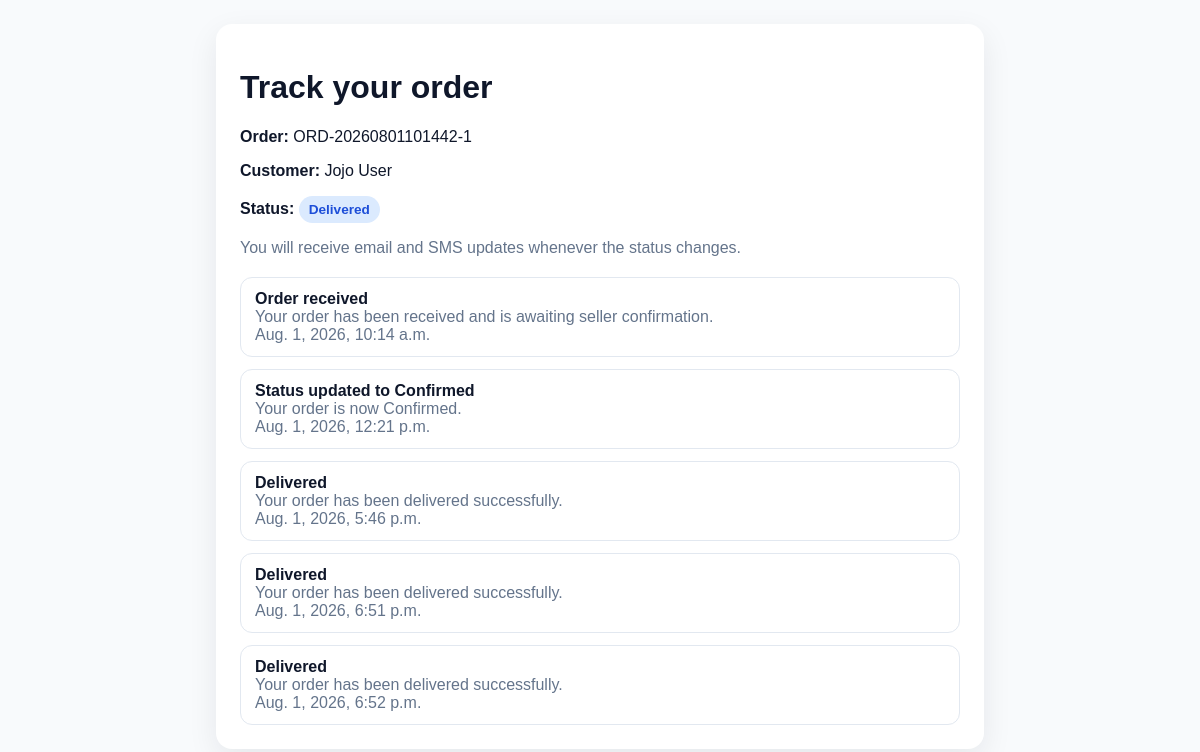
Page /track/ORD-20260801101442-1/ on the earlier database version.
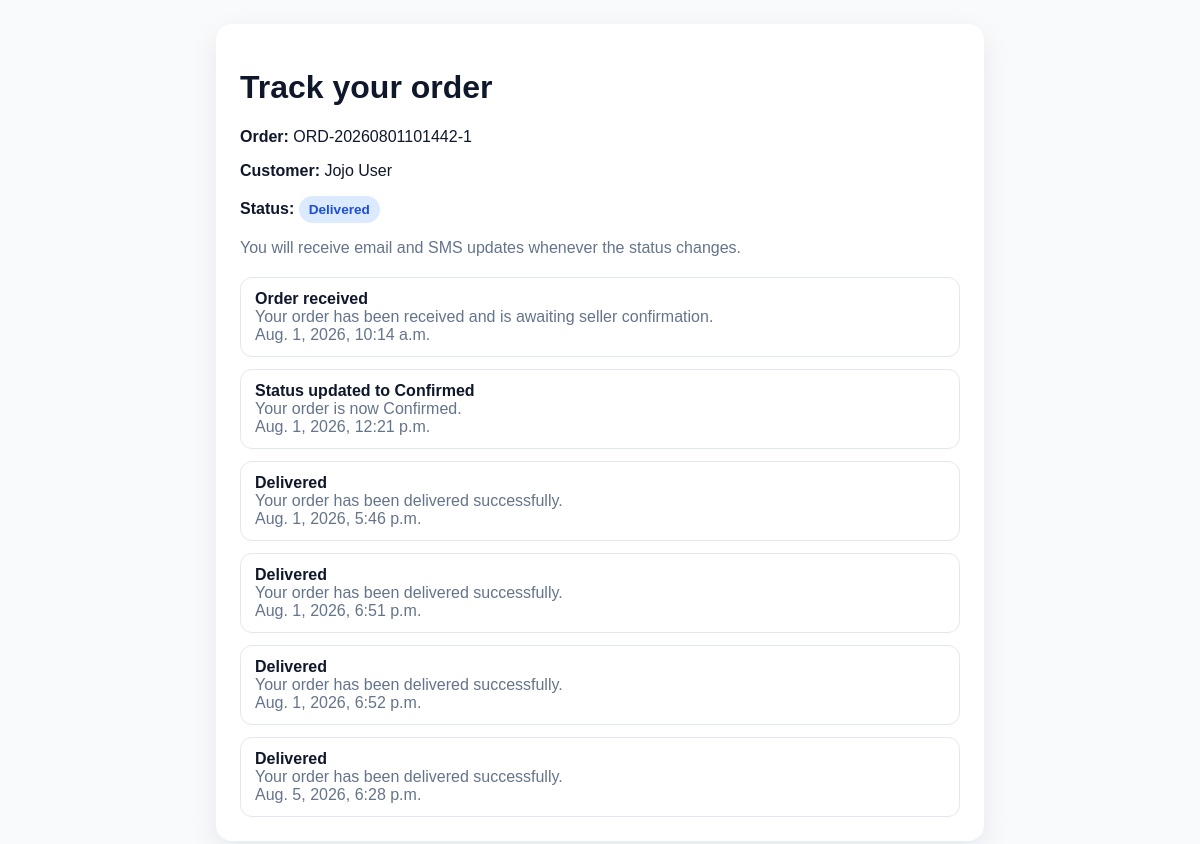
Same page on the later database version.
### store/models.py (models this page shows, shortened)
class OrderStatusHistory(models.Model):
    order = models.ForeignKey(Order, on_delete=models.CASCADE, related_name='status_history')
    status = models.CharField(max_length=25, choices=Order.ORDER_STATUS_CHOICES, default='Processing')
    title = models.CharField(max_length=100, blank=True, null=True)
    detail = models.TextField(blank=True, null=True)
    created_at = models.DateTimeField(auto_now_add=True)
    updated_at = models.DateTimeField(auto_now=True)
    class Meta:
        db_table = 'order_status_history'
        ordering = ['created_at']

### store/views.py (the view)
# urls.py: path('track/<str:order_number>/', views.order_tracking_page, name='order_tracking'),
def order_tracking_page(request, order_number):
    order = Order.objects.select_related('customer__user').filter(order_number=order_number).first()
    if not order:
        return render(request, 'order_tracking.html', {'order': None, 'not_found': True}, status=404)
    history = order.status_history.all()
    return render(request, 'order_tracking.html', {
        'order': order,
        'customer': order.customer.user,
        'history': history,
        'tracking_url': _build_tracking_url(order),
        'not_found': False,
    })

### store/views.py (called while the page is built)
def _build_tracking_url(order):
    base_url = (getattr(settings, 'ORDER_TRACKING_BASE_URL', '') or getattr(settings, 'TRACKING_BASE_URL', '') or '').strip()
    if not base_url:
        return None
    if not base_url.endswith('/'):
        base_url = f'{base_url}/'
    return f'{base_url}{order.order_number}'

### templates/order_tracking.html (shortened to what this page needs)
<!DOCTYPE html>
<html lang="en">
  <head>
  </head>
  <body>
    <div class="card">
      {% if not_found %}
        <h1>Order not found</h1>
        <p class="muted">We could not find a tracking record for that order number.</p>
      {% else %}
        <h1>Track your order</h1>
        <p><strong>Order:</strong> {{ order.order_number }}</p>
        <p><strong>Customer:</strong> {{ customer.get_full_name|default:customer.email }}</p>
        <p><strong>Status:</strong> <span class="pill">{{ order.order_status }}</span></p>
        <p class="muted">You will receive email and SMS updates whenever the status changes.</p>
        <div class="history">
          {% for item in history %}
            <div class="entry">
              <div><strong>{{ item.title }}</strong></div>
              <div class="muted">{{ item.detail }}</div>
              <div class="muted">{{ item.created_at }}</div>
            </div>
          {% empty %}
            <div class="entry">No tracking history has been recorded yet.</div>
          {% endfor %}
        </div>
      {% endif %}
    </div>
  </body>
</html>

Differences in the rows shown:
added OrderStatusHistory: title "Delivered", detail "Your order has been delivered successfully.", created_at "Aug. 5, 2026, 6:28 p.m."
